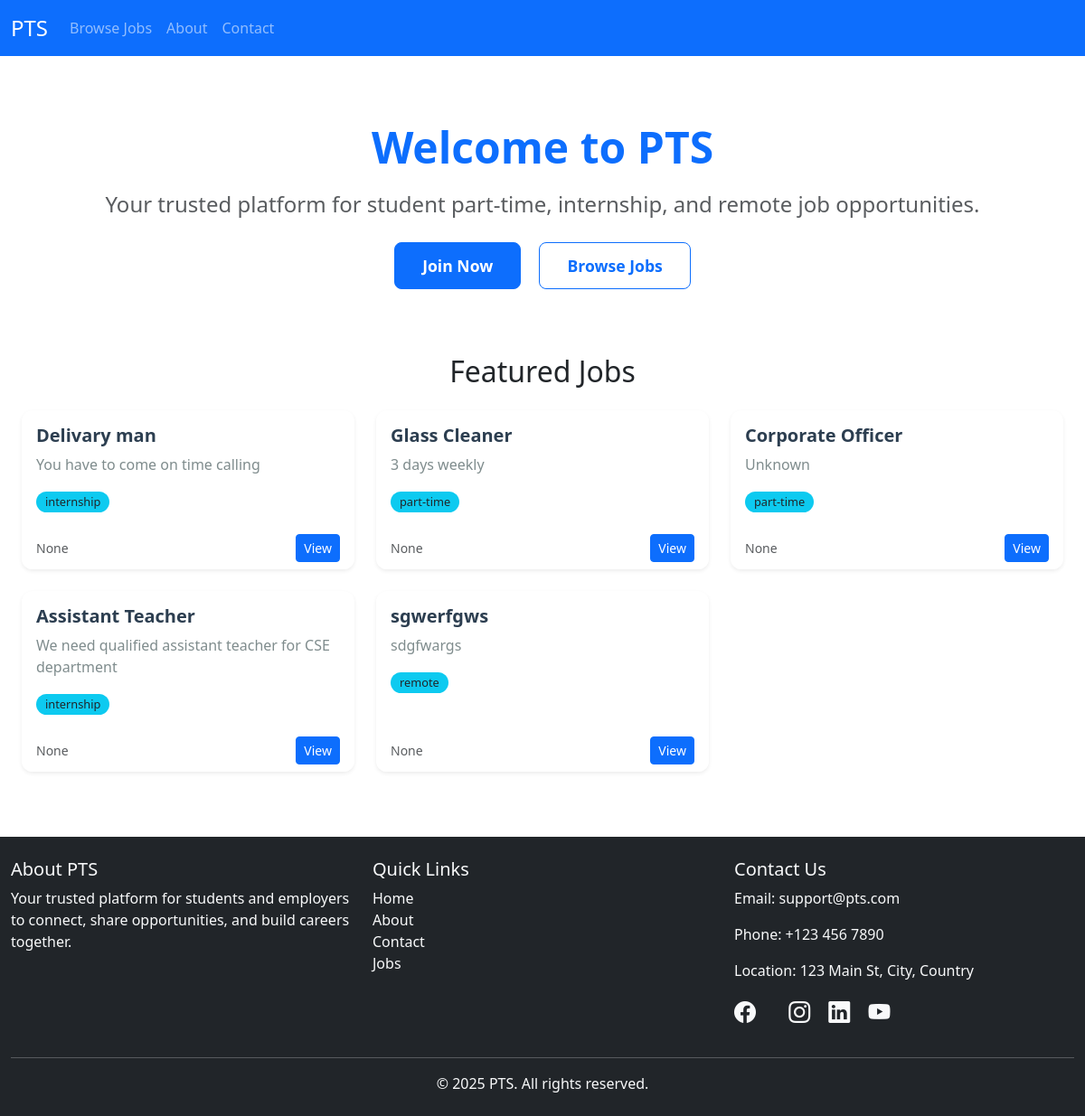
Screenshot of / (signed in) with the database file from the repository.
### jobapp/models.py (models this page shows, shortened)
class Job(models.Model):
    employer = models.ForeignKey(EmployerProfile, on_delete=models.CASCADE)
    title = models.CharField(max_length=255)
    description = models.TextField()
    location = models.CharField(max_length=255, null=True, blank=True)
    job_type = models.CharField(max_length=50, choices=[
        ('part-time', 'Part-Time'),
        ('remote', 'Remote'),
        ('internship', 'Internship'),
    ])
    salary = models.IntegerField(null=True, blank=True)
    posted_at = models.DateTimeField(auto_now_add=True)
    deadline = models.DateField(null=True, blank=True)

### jobapp/views.py (the view)
# urls.py: 2. Add a URL to urlpatterns:  path('', views.home, name='home')
def home(request):
    jobs = Job.objects.all().order_by('-posted_at')[:5]
    return render(request, 'myapp/home.html', {'jobs': jobs})

### templates/myapp/home.html (shortened to what this page needs)
{% extends "base.html" %}
{% load static %}
{% block content %}
<head>
  <link rel="stylesheet" href="{% static 'css/home.css' %}">
</head>
<div class="container py-5 text-center">
  <h1 class="display-4 fw-bold text-primary">Welcome to PTS</h1>
  <p class="lead text-muted mb-4">Your trusted platform for student part-time, internship, and remote job opportunities.</p>
  <a href="{% url 'register' %}" class="btn btn-primary btn-lg">Join Now</a>
  <a href="{% url 'job_list' %}" class="btn btn-outline-primary btn-lg ms-3">Browse Jobs</a>
</div>
<div class="container py-4">
  <h2 class="text-center mb-4">Featured Jobs</h2>
  <div class="row row-cols-1 row-cols-md-3 g-4">
    {% for job in jobs %}
      <div class="col">
        <div class="card h-100 shadow-sm">
          <div class="card-body">
            <h5 class="card-title">{{ job.title }}</h5>
            <p class="card-text">{{ job.description|truncatewords:20 }}</p>
            <span class="badge bg-info text-dark">{{ job.job_type }}</span>
          </div>
          <div class="card-footer d-flex justify-content-between align-items-center">
            <small class="text-muted">{{ job.location }}</small>
            <a href="{% url 'job_details' job.id %}" class="btn btn-sm btn-primary">View</a>
          </div>
        </div>
      </div>
    {% empty %}
      <p class="text-center">No jobs available at the moment.</p>
    {% endfor %}
  </div>
</div>
{% endblock %}

### static/css/home.css (style rules this page uses)
.container { max-width: 1200px; }
.display-4 { font-size: 3rem; font-weight: 700; margin-bottom: 1rem; }
.lead { font-size: 1.5rem; margin-bottom: 2rem; }
.btn-lg { padding: 12px 30px; font-size: 1.1rem; font-weight: 600; border-radius: 8px; }
.card { transition: all 0.3s ease; border-radius: 12px; overflow: hidden; border: none; }
.card-title { color: #2c3e50; font-weight: 600; }
.card-text { color: #7f8c8d; }
.badge { font-size: 0.8rem; font-weight: 500; padding: 5px 10px; border-radius: 50px; }
.card-footer { background-color: white; border-top: none; }

### rows the page displays
Job: title "Delivary man", description "You have to come on time calling", job_type "internship", location "None"
Job: title "Glass Cleaner", description "3 days weekly", job_type "part-time", location "None"
Job: title "Corporate Officer", description "Unknown", job_type "part-time", location "None"
Job: title "Assistant Teacher", description "We need qualified assistant teacher for CSE department", job_type "internship", location "None"
Job: title "sgwerfgws", description "sdgfwargs", job_type "remote", location "None"
